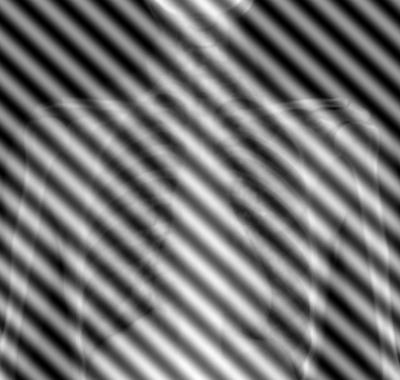
#> input picture HW3 - Restoration & Morphologic Operations/chest_xray.png, 400 x 380 px
$ jupyter execute code.ipynb   (shell and % lines are left out)
#> lines starting #> are read from the running program, lines starting #| are printed output that depends on the picture; after the words box and inside, x2 and y2 are one past the last pixel; in counts of white or black regions, pixels touching at a corner belong together
<div dir=rtl>
<font color='red' size="6">آماده سازی نوت بوک</font>
<div dir=rtl>

><font size = "4"> 1.  قبل از هر کاری، با استفاده از مسیر نوشته شده در خط پایین، یک کپی از این نوتبوک در گوگل درایو خودتان بسازید و تمرین را در آن نسخه حل کنید.

<div dir=ltr>
<font size = "4" color='blue'>
File --> Save a copy in Drive
</font>
<div dir=rtl>

><font size = "4"> 2.   برای دسترسی به تصاویر مورد نیاز در این تکلیف، بدون اعمال هیچ تغییری در بلوک زیر، آن را اجرا کنید. با این کار فایل های مربوط به تکلیف (تصاویر) دانلود و در فولدر کولب شما قرار داده می شوند. انجام این مرحله پس از هر بار قطع شدن از کولب و اتصال دوباره، ضروری است. یعنی اگر مثلا یک سوال را حل کردید و بعد کولب را بستید یا مدتی با آن کار نکردید و اتصالتان به طور خودکار قطع شد، در اقدام بعدیتان برای نوشتن بقیه‌ی تمرین، حتما این بلوک باید دوباره اجرا شود.

[cell 1]
#@title RUN THIS BLOCK WITHOUT ANY CHANGE to download the data

# Imports
<div dir=rtl>
<font color="blue" size="6">فراخوانی کتابخانه ها</font>
<div dir=rtl>

[cell 2]
###
import cv2 as cv
import numpy as np
import matplotlib.pyplot as plt
from skimage.restoration import estimate_sigma
###

# Any Helper Functions

<div dir=rtl>
<font color="blue" size = "4">در صورت نیاز یا برای راحتی خودتان می‌توانید توابع کمکی‌ (مثلا برای عملیات‌های پر تکرار) این جا تعریف کنید (همه در همین بلوک).</font>
</div>

[cell 3]
###
def helperImshow(
    img,
    title: str,
    cmap: str = 'gray',
    vmin: int = 0,
    vmax: str = 255
):
    fig, ax = plt.subplots()
    ax.imshow(img, cmap=cmap, vmin=vmin, vmax=vmax)
    ax.set_title(title, color='white', fontweight='bold', backgroundcolor='green')

    plt.axis('off')
    plt.show()

def helperImgesShow(
    imgs: dict, # {title: img}
    cmap: str = 'gray',
    vmin: int = 0,
    vmax: int = 255
):
    plt.figure(figsize=(30,10))

    i = 0
    for title, img in imgs.items():
        i = i + 1
        plt.subplot(2,5,i)
        plt.imshow(img, cmap=cmap, vmin=vmin, vmax=vmax)
        plt.title(title, color='white', backgroundcolor='green')
        plt.axis('off')

###

# Question 3: Image Restoration (35%)

[cell 4]
#@title Q3 - Part 1 (5%)
###
noisy_chest_xray = cv.imread("chest_xray.png", cv.IMREAD_GRAYSCALE)
#> noisy_chest_xray is the input picture: shape (380, 400); min 0, max 255, mean 114.1
helperImshow(noisy_chest_xray, "noisy_chest_xray")

###

[cell 5]
#@title Q3 - Part 2 (10%)
###
dft_chest = np.fft.fft2(noisy_chest_xray)
dft_shift = np.fft.fftshift(dft_chest)
magnitude_spectrum = 8 * np.log(np.abs(dft_shift))

helperImshow(magnitude_spectrum, "magnitude_spectrum")

###

[cell 6]
#@title Q3 - Part 3 (30%)

fourier_spectrum = dft_shift.flatten()
plt.plot(fourier_spectrum, color='red')
plt.title('fourier_spectrum', color='white', backgroundcolor='green')
plt.show()
#> figure, not shown here; curve peaks at x = 76200, y = 17341754

# Create Notch Mask
mask = np.ones_like(fourier_spectrum)
mask[72000:72500] = 0.0
mask[80000:80500] = 0.0

# apply mask
new_fourier_spectrum = fourier_spectrum * mask
plt.plot(new_fourier_spectrum)
plt.title('new_fourier_spectrum', color='white', backgroundcolor='green')
plt.show()
#> figure, not shown here; curve peaks at x = 76200, y = 17341754

# creating a new image to which a notch filter has been applied.
new_fourier = new_fourier_spectrum.reshape(dft_shift.shape)
chest_xray = np.fft.ifft2(np.fft.ifftshift(new_fourier)).real.clip(0,255).astype(np.uint8)
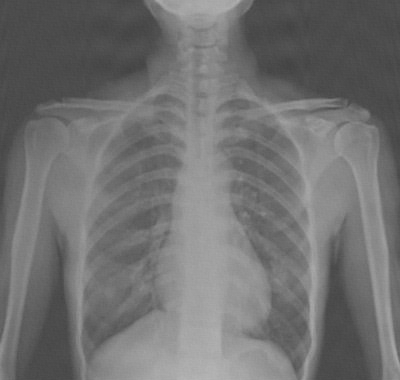
#> chest_xray: shape (380, 400); min 66, max 182, mean 113.6


helperImgesShow(
    imgs={
        'noisy_chest_xray': noisy_chest_xray,
        'chest_xray': chest_xray
    }
)
#> the loop in helperImgesShow, `for title, img in imgs.items():` made 2 passes
#> (title, i) on passes 1 to 2: ('noisy_chest_xray', 1), ('chest_xray', 2)
#> after the loop in helperImgesShow, `for title, img in imgs.items():`: i = 2

[cell 7]
#@title Q3 - Part 4 (5%)
###
noisy_image = cv.imread("noisy.png", cv.IMREAD_GRAYSCALE)
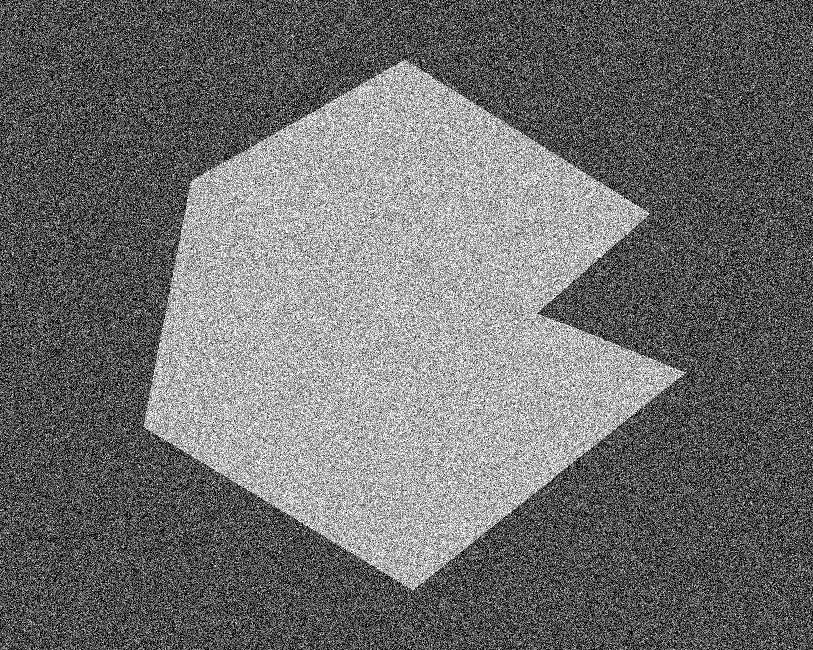
#> input picture HW3 - Restoration & Morphologic Operations/noisy.png, 813 x 650 px
#> noisy_image is the input picture: shape (650, 813); min 0, max 255, mean 110.1
helperImshow(noisy_image, "noisy")

###

[cell 8]
#@title Q3 - Part 5 (15%)
###

cropped_image = noisy_image[0:100, 0:100]
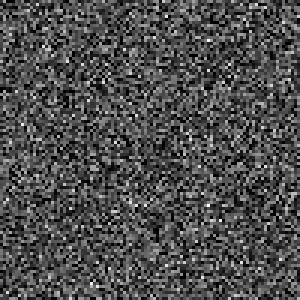
#> cropped_image: shape (100, 100) (shown 3 times larger); min 0, max 255, mean 77.8
helperImshow(cropped_image, "cropped_noisy")

# Calculate the histogram
hist = cv.calcHist([cropped_image], [0], None, [256], [0, 256])
#> hist = 256 values, max 376 at index 0, min 0 at index 206, mean 39.06

# Plot the histogram
plt.plot(hist, color='black')
plt.xlabel('Pixel Value')
plt.ylabel('Frequency')
plt.title('Image Histogram')
plt.show()
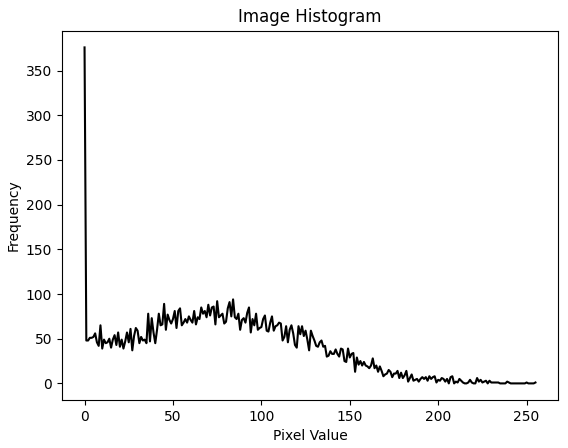
#> figure drawn by matplotlib, 1 panel; curve peaks at x = 0, y = 376

###

[cell 9]
#@title Q3 - Part 6 (15%)
###

def adaptive_filter(img):
    rows, cols = img.shape
#> rows = 650; cols = 813

    noise_variance = estimate_sigma(img) ** 2
#> noise_variance = 2450.8

    adaptive_filtered_image = np.copy(img)
    for r in range(2, rows-2):
        for c in range(2, cols-2):
            local_var = np.var(img[r-2:r+2, c-2:c+2])
            local_mean = np.mean(img[r-2:r+2, c-2:c+2])
            adaptive_filtered_image[r, c] = img[r, c] - ((noise_variance/local_var) * (img[r, c] - local_mean))

    return adaptive_filtered_image

adaptive_filtered_image = adaptive_filter(noisy_image)

###

[cell 10]
#@title Q3 - Part 7 (10%)
###
kernel_size = (5, 5)
mean_filtered_image = cv.blur(noisy_image, kernel_size)

helperImgesShow(
    imgs={
        'adaptive filtering': adaptive_filtered_image,
        'global filtering': mean_filtered_image
    }
)
#> the loop in helperImgesShow (call 2), `for title, img in imgs.items():` made 2 passes

###

<div dir=rtl><font color='green' size="5">جواب سوال ۳-۸</font>
<div>

<div dir=rtl><font size="4">
فیلتر میانگین گیری باعث تار شدن لبه ها می شود و در کل شکل را تار نشان میدهد در حالی که در فیلتر تطبیقی این اتفاق رخ نمیدهد و فیلتر متناسب باهر بخش عمل میکند.
 </font><br />
</div>

# Question 4: Morphology (35%)

[cell 11]
#@title Q4 - Part 1 (5%)
###
morf1 = cv.imread("morf1.png", cv.IMREAD_GRAYSCALE)
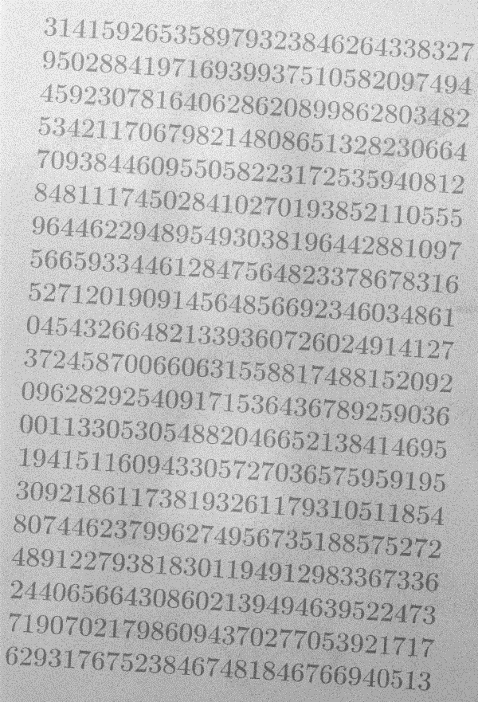
#> input picture HW3 - Restoration & Morphologic Operations/morf1.png, 478 x 702 px
#> morf1 is the input picture: shape (702, 478); min 85, max 248, mean 189.2
morf2 = cv.imread("morf2.png", cv.IMREAD_GRAYSCALE)
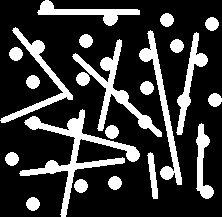
#> input picture HW3 - Restoration & Morphologic Operations/morf2.png, 222 x 217 px
#> morf2: shape (217, 222); 22.2% white; 22 white regions, largest, box (x1, y1, x2, y2) and area: (19, 109, 140, 217) 2271, (72, 39, 162, 137) 1502, (139, 30, 182, 185) 1227
morf3 = cv.imread("morf3.png", cv.IMREAD_GRAYSCALE)
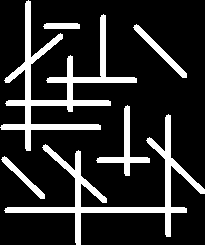
#> input picture HW3 - Restoration & Morphologic Operations/morf3.png, 205 x 245 px
#> morf3: shape (245, 205); 16.9% white; 6 white regions, box (x1, y1, x2, y2) and area: (0, 0, 137, 151) 3611, (4, 114, 205, 245) 3181, (96, 105, 150, 176) 696, (133, 24, 187, 78) 459, (1, 156, 45, 199) 346, (43, 23, 80, 29) 213

helperImgesShow(
    imgs={
        'morf1': morf1,
        'morf2': morf2,
        'morf3': morf3
    }
)

###

[cell 12]
#@title Q4 - Part 2 (35%)
###
filterSize =(3, 3)
kernel = cv.getStructuringElement(cv.MORPH_RECT, filterSize)
bottomhat = cv.morphologyEx(morf1, cv.MORPH_BLACKHAT, kernel)
tophat = cv.morphologyEx(morf1, cv.MORPH_TOPHAT, kernel)
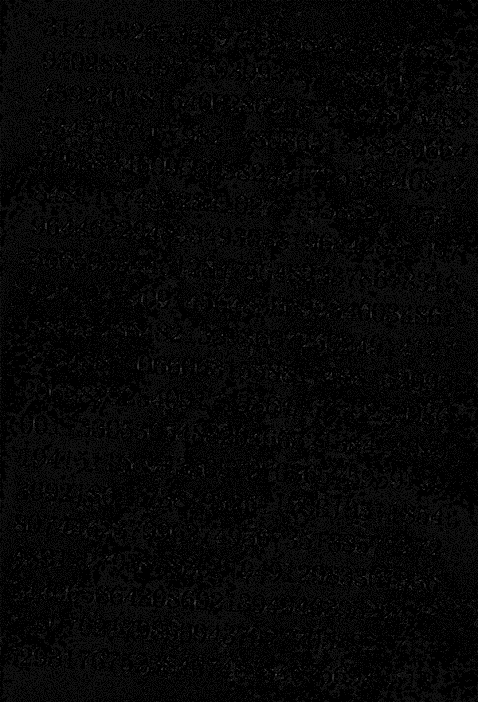
#> tophat: shape (702, 478); min 0, max 85, mean 6.7

image_after_bottomhat = morf1 - bottomhat
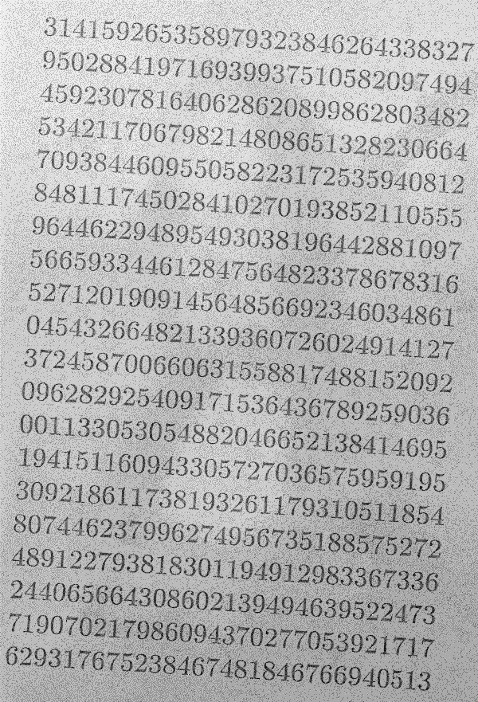
#> image_after_bottomhat: shape (702, 478); min 0, max 248, mean 178.4
image_after_tophat =  morf1 - tophat

helperImgesShow(
    imgs={
        'bottomhat': bottomhat,
        'tophat': tophat,
        'image_after_bottomhat': image_after_bottomhat,
        'image_after_tophat': image_after_tophat
    }
)

# the best one is bottom hat so -->

helperImshow(morf1, 'image_before_bottomhat')
helperImshow(image_after_bottomhat, 'image_after_bottomhat')

###

[cell 13]
#@title Q4 - Part 3 (20%)
###
kernel = cv.getStructuringElement(cv.MORPH_RECT,(8,8))
opening = cv.morphologyEx(morf2, cv.MORPH_OPEN, kernel)
#> opening: shape (217, 222); 9.3% white; 30 white regions, largest, box (x1, y1, x2, y2) and area: (69, 120, 84, 139) 258, (105, 10, 118, 26) 199, (41, 2, 55, 16) 182

helperImshow(morf2, 'before-opening')
helperImshow(opening, 'after-opening')

###

[cell 14]
#@title Q4 - Part 4 (10%)
###
kernel = cv.getStructuringElement(cv.MORPH_ELLIPSE,(11,11))
opening = cv.morphologyEx(morf2, cv.MORPH_OPEN, kernel)
#> opening: shape (217, 222); 9.2% white; 30 white regions, largest, box (x1, y1, x2, y2) and area: (68, 118, 83, 138) 244, (104, 9, 117, 26) 185, (101, 57, 117, 71) 176

helperImshow(opening, 'after-opening')


###

<div dir=rtl><font color='green' size="5">## توضیحات سوال ۴-۴</font>
<div>

<div dir=rtl><font size="4">
چون کرنل ما مربعی بود پس دایره ها بصورت مربعی میشدند پس برای حل این مشکل از کرنل دایره ای استفاده شده است.
 </font><br />
</div>

[cell 15]
#@title Q4 - Part 5 (20%)
###

kernel_horizental = np.ones((2, 12), np.uint8)
horizental = cv.erode(morf3, kernel_horizental)
#> horizental: shape (245, 205); 5% white; 13 white regions (7 under 20 px), largest, box (x1, y1, x2, y2) and area: (11, 208, 182, 213) 851, (12, 101, 106, 106) 466, (7, 125, 96, 130) 441, (53, 78, 132, 83) 391, (103, 158, 145, 163) 206, (50, 24, 75, 29) 121
helperImshow(horizental, 'horizental')

kernel_vertical = np.ones((9, 4), np.uint8)
vertical = cv.erode(morf3, kernel_vertical)
#> vertical: shape (245, 205); 3% white; 6 white regions, box (x1, y1, x2, y2) and area: (27, 5, 30, 147) 422, (167, 119, 170, 233) 338, (77, 155, 80, 245) 262, (126, 110, 129, 172) 182, (102, 19, 105, 79) 171, (69, 60, 72, 108) 140
helperImshow(vertical, 'vertical')

###

[cell 16]
#@title Q4 - Part 6 (10%)
###

kernel_horizental = np.ones((3, 14), np.uint8)
horizental = cv.erode(morf3, kernel_horizental)
#> horizental: shape (245, 205); 3.8% white; 6 white regions, box (x1, y1, x2, y2) and area: (12, 208, 181, 212) 672, (13, 101, 105, 105) 364, (8, 125, 95, 129) 344, (54, 78, 131, 82) 304, (104, 158, 144, 162) 156, (51, 24, 74, 28) 88
helperImshow(horizental, 'horizental')

kernel_vertical = np.ones((13, 2), np.uint8)
vertical = cv.erode(morf3, kernel_vertical)
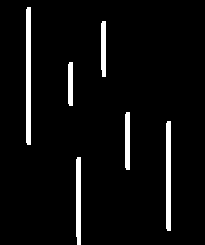
#> vertical: shape (245, 205); 4.8% white; 6 white regions, box (x1, y1, x2, y2) and area: (26, 7, 31, 145) 686, (166, 121, 171, 231) 546, (76, 157, 81, 245) 430, (125, 112, 130, 170) 286, (101, 21, 106, 77) 271, (68, 62, 73, 106) 216
helperImshow(vertical, 'vertical')


###
